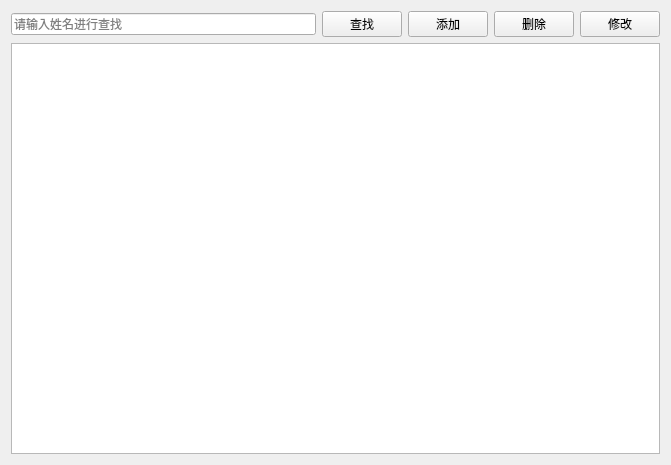
<?xml version="1.0" encoding="UTF-8"?>
<ui version="4.0">
 <class>PatientView</class>
 <widget class="QWidget" name="PatientView">
  <property name="geometry">
   <rect>
    <x>0</x>
    <y>0</y>
    <width>671</width>
    <height>465</height>
   </rect>
  </property>
  <property name="windowTitle">
   <string>患者管理</string>
  </property>
  <layout class="QVBoxLayout" name="verticalLayout">
   <item>
    <layout class="QHBoxLayout" name="horizontalLayout">
     <item>
      <widget class="QLineEdit" name="lineEdit">
       <property name="placeholderText">
        <string>请输入姓名进行查找</string>
       </property>
      </widget>
     </item>
     <item>
      <widget class="QPushButton" name="search">
       <property name="text">
        <string>查找</string>
       </property>
       <property name="icon">
        <iconset resource="lab4.qrc">
         <normaloff>:/image/search fill.svg</normaloff>:/image/search fill.svg</iconset>
       </property>
      </widget>
     </item>
     <item>
      <widget class="QPushButton" name="add">
       <property name="text">
        <string>添加</string>
       </property>
       <property name="icon">
        <iconset resource="lab4.qrc">
         <normaloff>:/image/add.svg</normaloff>:/image/add.svg</iconset>
       </property>
      </widget>
     </item>
     <item>
      <widget class="QPushButton" name="del">
       <property name="text">
        <string>删除</string>
       </property>
       <property name="icon">
        <iconset resource="lab4.qrc">
         <normaloff>:/image/delete_fill.svg</normaloff>:/image/delete_fill.svg</iconset>
       </property>
      </widget>
     </item>
     <item>
      <widget class="QPushButton" name="modify">
       <property name="text">
        <string>修改</string>
       </property>
       <property name="icon">
        <iconset resource="lab4.qrc">
         <normaloff>:/image/modify.svg</normaloff>:/image/modify.svg</iconset>
       </property>
      </widget>
     </item>
    </layout>
   </item>
   <item>
    <widget class="QTableView" name="tableView"/>
   </item>
  </layout>
 </widget>
 <resources>
  <include location="lab4.qrc"/>
 </resources>
 <connections/>
</ui>
